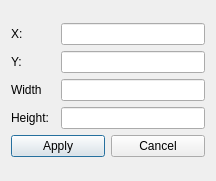
<?xml version="1.0" encoding="UTF-8"?>
<ui version="4.0">
 <class>PositiveObstacleDialog</class>
 <widget class="QDialog" name="PositiveObstacleDialog">
  <property name="geometry">
   <rect>
    <x>0</x>
    <y>0</y>
    <width>216</width>
    <height>181</height>
   </rect>
  </property>
  <property name="sizePolicy">
   <sizepolicy hsizetype="Fixed" vsizetype="Fixed">
    <horstretch>0</horstretch>
    <verstretch>0</verstretch>
   </sizepolicy>
  </property>
  <property name="minimumSize">
   <size>
    <width>216</width>
    <height>181</height>
   </size>
  </property>
  <property name="maximumSize">
   <size>
    <width>216</width>
    <height>181</height>
   </size>
  </property>
  <property name="windowTitle">
   <string>Dialog</string>
  </property>
  <layout class="QVBoxLayout" name="verticalLayout_2">
   <item>
    <layout class="QVBoxLayout" name="verticalLayout">
     <item>
      <layout class="QHBoxLayout" name="horizontalLayout">
       <item>
        <widget class="QLabel" name="label_2">
         <property name="minimumSize">
          <size>
           <width>44</width>
           <height>0</height>
          </size>
         </property>
         <property name="text">
          <string>X:</string>
         </property>
        </widget>
       </item>
       <item>
        <widget class="QLineEdit" name="dPOX"/>
       </item>
      </layout>
     </item>
     <item>
      <layout class="QHBoxLayout" name="horizontalLayout_2">
       <item>
        <widget class="QLabel" name="label_3">
         <property name="minimumSize">
          <size>
           <width>44</width>
           <height>0</height>
          </size>
         </property>
         <property name="text">
          <string>Y:</string>
         </property>
        </widget>
       </item>
       <item>
        <widget class="QLineEdit" name="dPOY"/>
       </item>
      </layout>
     </item>
     <item>
      <layout class="QHBoxLayout" name="horizontalLayout_3">
       <item>
        <widget class="QLabel" name="label_4">
         <property name="minimumSize">
          <size>
           <width>44</width>
           <height>0</height>
          </size>
         </property>
         <property name="text">
          <string>Width</string>
         </property>
        </widget>
       </item>
       <item>
        <widget class="QLineEdit" name="dPOWidth"/>
       </item>
      </layout>
     </item>
     <item>
      <layout class="QHBoxLayout" name="horizontalLayout_4">
       <item>
        <widget class="QLabel" name="label_5">
         <property name="minimumSize">
          <size>
           <width>44</width>
           <height>0</height>
          </size>
         </property>
         <property name="text">
          <string>Height:</string>
         </property>
        </widget>
       </item>
       <item>
        <widget class="QLineEdit" name="dPOHeight"/>
       </item>
      </layout>
     </item>
     <item>
      <layout class="QHBoxLayout" name="horizontalLayout_5">
       <item>
        <widget class="QPushButton" name="dApplyBtn">
         <property name="text">
          <string>Apply</string>
         </property>
        </widget>
       </item>
       <item>
        <widget class="QPushButton" name="dCancelBtn">
         <property name="text">
          <string>Cancel</string>
         </property>
        </widget>
       </item>
      </layout>
     </item>
    </layout>
   </item>
  </layout>
 </widget>
 <resources/>
 <connections/>
</ui>
